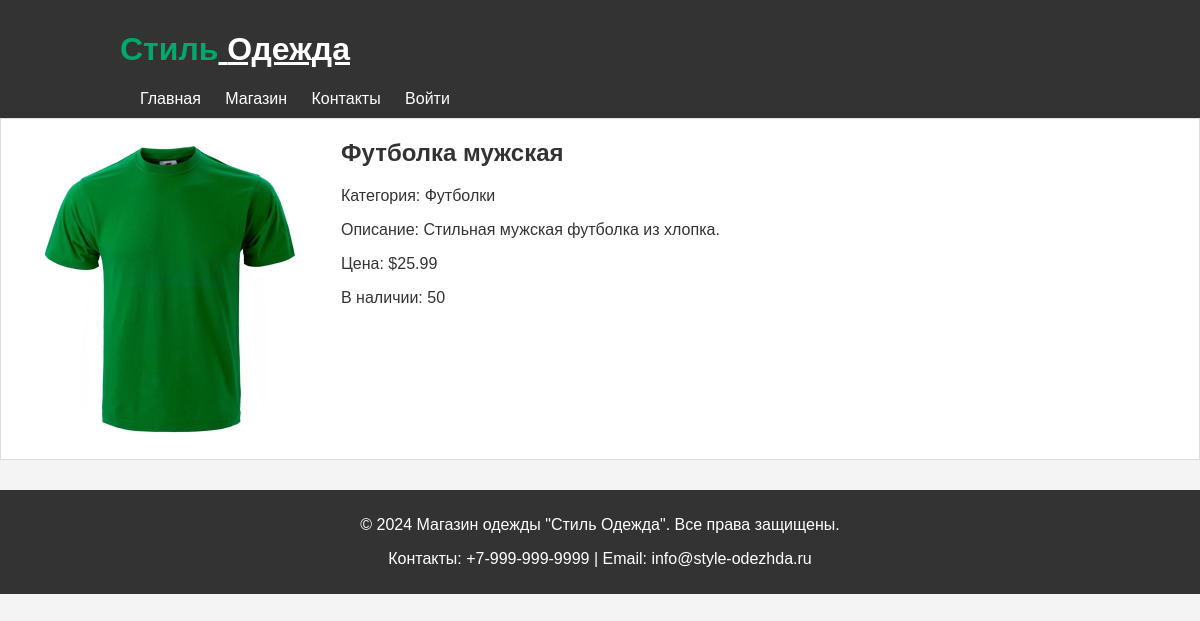
Screenshot of /product.php?id=1 with the database file from the repository.
### tables this page shows
CREATE TABLE IF NOT EXISTS products (
    id INT AUTO_INCREMENT PRIMARY KEY,
    name VARCHAR(255) NOT NULL,
    description TEXT,
    price DECIMAL(10, 2) NOT NULL,
    image VARCHAR(255) NOT NULL,
    category_id INT,
    stock_quantity INT NOT NULL,
    FOREIGN KEY (category_id) REFERENCES categories(id)
);

CREATE TABLE IF NOT EXISTS categories (
    id INT AUTO_INCREMENT PRIMARY KEY,
    name VARCHAR(255) NOT NULL UNIQUE
);

### product.php (the view, shortened to what this page needs)
<?php include 'includes/header.php'; ?>
<?php
include 'includes/db_connect.php';
$id = isset($_GET['id']) ? (int)$_GET['id'] : 0;
$stmt = $pdo->prepare('SELECT p.*, c.name as category_name FROM products p LEFT JOIN categories c ON p.category_id = c.id WHERE p.id = ?');
$stmt->execute([$id]);
$product = $stmt->fetch();
if ($product) :
?>
    <div class="product-detail">
        <img src="<?= $product['image'] ?>" alt="<?= $product['name'] ?>">
        <div class="product-info">
            <h2><?= $product['name'] ?></h2>
            <p>Категория: <?= $product['category_name'] ?></p>
            <p>Описание: <?= $product['description'] ?></p>
            <p>Цена: $<?= $product['price'] ?></p>
            <p>В наличии: <?= $product['stock_quantity'] ?></p>
        </div>
    </div>
<?php else : ?>
    <p>Товар не найден.</p>
<?php endif; ?>
<?php include 'includes/footer.php'; ?>

### styles/style.css (style rules this page uses)
body { font-family: Arial, sans-serif; margin: 0; padding: 0; background-color: #f4f4f4; color: #333; }
.product-detail { display: flex; gap: 20px; margin-bottom: 30px; background-color: #fff; border: 1px solid #ddd; padding: 20px; }
.product-detail img { max-width: 300px; height: auto; }
.product-info h2 { margin-top: 0; }

### rows the page displays
products: image (picture), name "Футболка мужская", category.name "Футболки", description "Стильная мужская футболка из хлопка.", price "25.99", stock_quantity "50"
